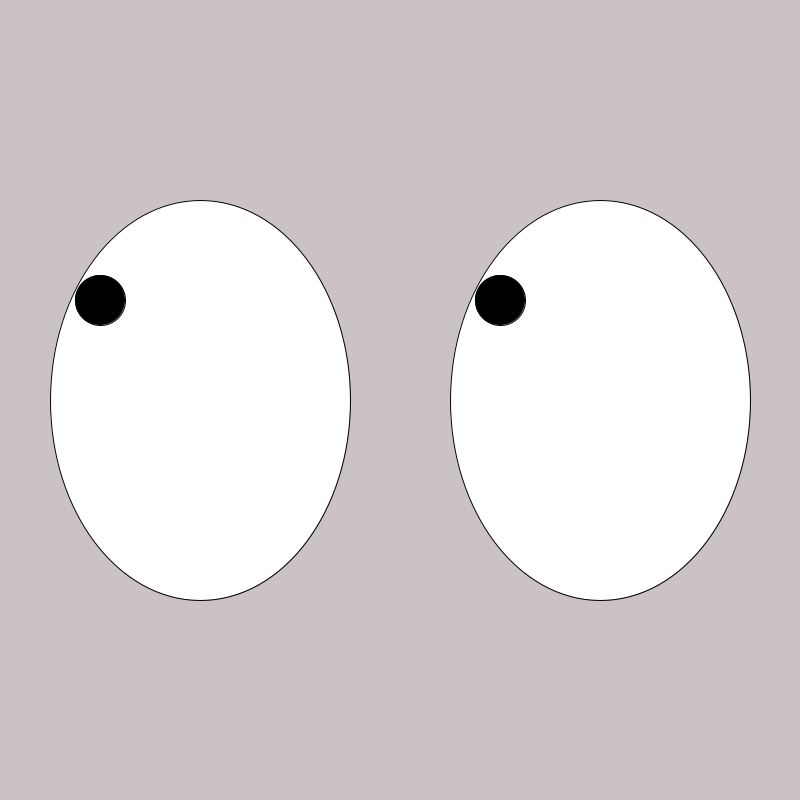
Frame 1 (no input)
Frame 60 (the mouse pressed at the canvas centre just before this capture): identical to frame 1, image omitted
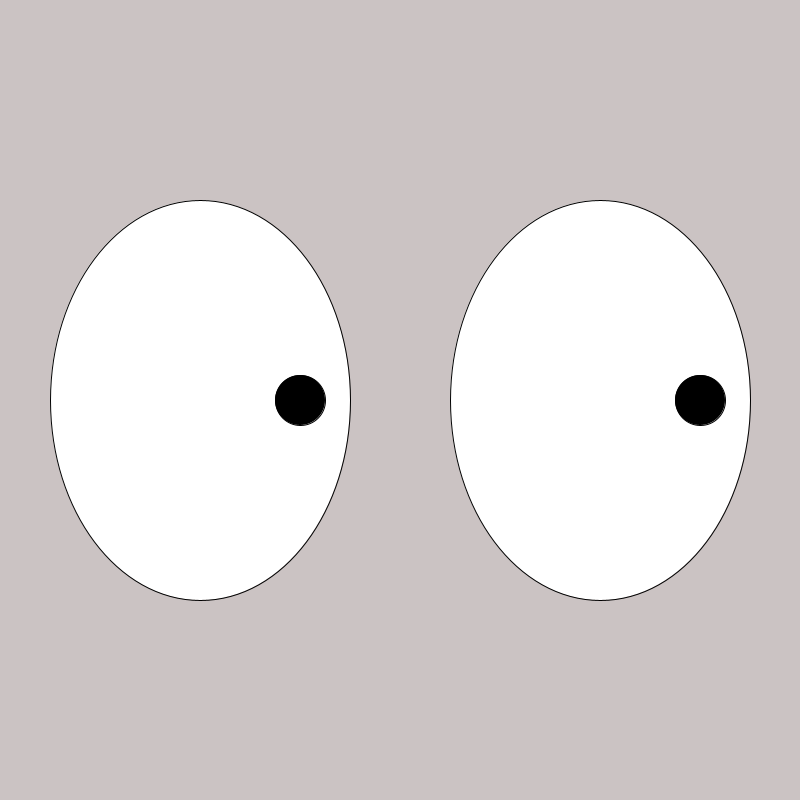
Frame 120 (the mouse held since frame 60 and released just before this capture)

The Processing sketch that drew these frames (run headless with seeded random() and noise(); from frame 60 on, the mouse is pressed at the canvas centre):

// Processing sketch: google_eyes
// ── google_eyes.pde
void setup() {
  size(800,800);
}

void draw() {
background(#CBC3C3);
if(mouseX<100){
  mouseX=100;
}
if(mouseX>300){
  mouseX=300;
}
if(mouseY<300){
  mouseY=300;
}
if(mouseY>500){
  mouseY=500;
}
  fill(#FFFFFF);
  ellipse(200,400,300,400);
  ellipse(600,400,300,400);
  fill(#000000);
    ellipse(mouseX,mouseY,50,50);
  ellipse(mouseX+400,mouseY,50,50);


}
